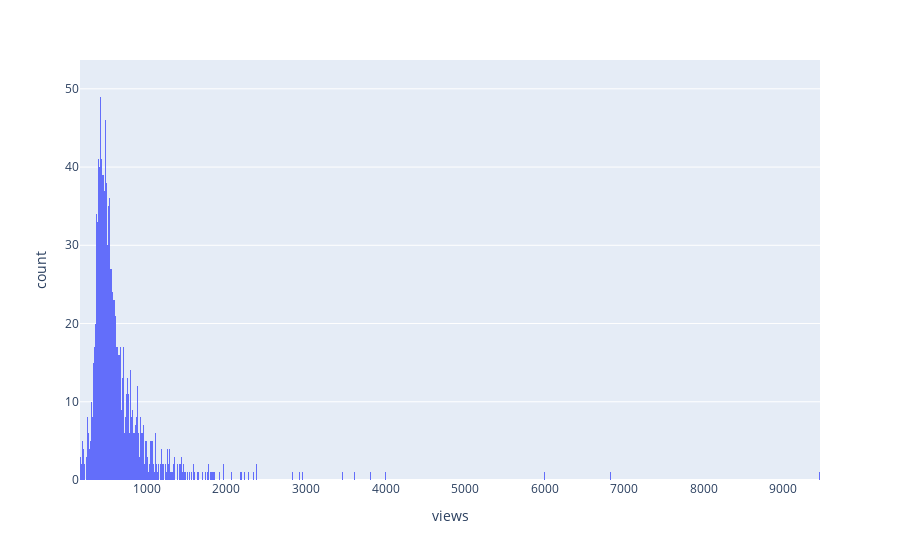

Notebook code cell kept with this figure:
### Markdown cell above
### Еще графики

### Code cell
px.histogram(df[(df.index>np.percentile(df.index, 20)) & (df.index<=np.percentile(df.index, 80))], x="views", nbins=1000)
# Видим несимметричный график, скорее всего ошибки тоже будут смещены

### Figure 1 — Plotly figure (JSON) as saved in the notebook; plotly's stock layout.template omitted (floating-point values rounded to 4 significant figures; data arrays with more than 128 entries replaced by an {"elided": "..."} marker saying what was removed)
{"data": [{"alignmentgroup": "True", "bingroup": "x", "hovertemplate": "views=%{x}<br>count=%{y}<extra></extra>", "legendgroup": "", "marker": {"color": "#636efa", "pattern": {"shape": ""}}, "name": "", "nbinsx": 1000, "offsetgroup": "", "orientation": "v", "showlegend": false, "type": "histogram", "x": {"elided": "1487 int values"}, "xaxis": "x", "yaxis": "y"}], "layout": {"barmode": "relative", "legend": {"tracegroupgap": 0}, "margin": {"t": 60}, "xaxis": {"anchor": "y", "domain": [0, 1], "title": {"text": "views"}}, "yaxis": {"anchor": "x", "domain": [0, 1], "title": {"text": "count"}}}}
